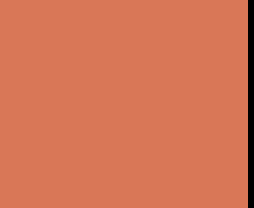
#> input picture reels/humano_spark.png, 127 x 104 px (shown 2 times larger)
$ python -i render_deportes_datos_ia_v3_flotante.py   (imports and definitions only)
#> lines starting #> are read from the running program, lines starting #| are printed output that depends on the picture; after the words box and inside, x2 and y2 are one past the last pixel; in counts of white or black regions, pixels touching at a corner belong together
import json, subprocess, sys, math, re, wave, difflib
import numpy as np
from PIL import Image, ImageDraw, ImageFont, ImageFilter

S = "/tmp/claude-0/-home-user-a/4adeb0ae-e86a-540e-91ea-dcf609d3b0a6/scratchpad"
P = f"{S}/p21"
GUY = "/root/.claude/uploads/4adeb0ae-e86a-540e-91ea-dcf609d3b0a6/5bd9bfc5-0C1608B5-3209-4102-A6AE-746C704DB7A3.mp4"
OUT = sys.argv[1]
# [1 line that did not run here, left out]
W, H, FPS = 1080, 1920, 30
RED = (229, 22, 34); WHITE = (255, 255, 255)
PAGE = (31, 30, 29); CARD = (44, 43, 41); BORDER = (72, 70, 67); TXT = (236, 235, 228); MUTED = (160, 158, 150)
ORANGE = (217, 119, 87); GREEN = (82, 196, 120)
BRAND = {"Perplexity": (32, 128, 141), "Firecrawl": (240, 90, 40), "PostHog": (245, 140, 20), "Playwright": (46, 160, 90), "Composio": (124, 92, 246)}
FD = "/usr/share/fonts/opentype/inter/"
def font(n, s): return ImageFont.truetype(FD + n, int(s))
def serif(s): return ImageFont.truetype("/usr/share/fonts/truetype/crosextra/Caladea-Regular.ttf", int(s))
def fa(s): return ImageFont.truetype(f"{S}/fa/fa-solid.ttf", int(s))
POP = "/home/user/a/reels/fonts/Poppins-800.ttf"
EMOJI = "/usr/share/fonts/truetype/noto/NotoColorEmoji.ttf"
# [1 line not run here, left out]
def spark(h): return SPARK.resize((int(SPARK.width * h / SPARK.height), int(h)), Image.LANCZOS)


# ---------------- cuts -------------------------------------------------------------
SIL = [(0.00, 0.58), (4.97, 5.11), (6.75, 6.90), (10.07, 10.45), (12.33, 12.70), (13.86, 13.99), (14.50, 14.84), (17.44, 17.79),
       (19.84, 20.01), (22.05, 22.38), (24.76, 24.89), (25.10, 25.45), (25.96, 26.32), (31.60, 31.98), (32.61, 32.77), (33.02, 33.32),
       (35.10, 35.23), (37.84, 38.08), (39.61, 39.89), (41.17, 41.41)]
END = 44.08; PAD = 0.04
KEEP = []; cur = max(0, SIL[0][1] - PAD)
# [3 lines not run here, left out]
KEEP = [(round(a * 30) / 30, round(b * 30) / 30) for a, b in KEEP]
def m(t):
    o = 0.0
    for a, b in KEEP:
        if t <= a: return o
        if t < b: return o + t - a
        o += b - a
    return o
NF = sum(round(b * 30) - round(a * 30) for a, b in KEEP); TOTAL = NF / FPS
def fo(t): return int(round(m(t) * FPS))

# ---------------- captions ----------------------------------------------------------
# [1 line not run here, left out]
def norm(s): return re.sub(r"[^\wáéíóúñü]", "", s.lower())
SEGS = [
    (0.58, 10.07, "Ahora tienes una oportunidad increíble para dar servicios a equipos de fútbol, escuelas de entrenamiento, cualquier tipo de deporte, porque les puedes dar el servicio de"),
    (10.45, 14.50, "monitorización de datos de sus jugadores, atletas, etcétera."),
    (14.84, 17.44, "Usando inteligencia artificial y visión computacional"),
    (17.79, 25.96, "podemos medir cosas en tiempo real, o incluso personas que hagan apuestas online también pueden usar esta tecnología para tomar mejores decisiones."),
    (26.32, 33.02, "Como parece algo complicado y no lo es, he preparado un contenido paso a paso para que tú sepas cómo tú puedes detectar"),
    (33.32, 39.61, "datos de partidos en directo, de vídeos o incluso cualquier tipo de cámara que esté grabando cualquier espacio."),
    (39.89, 44.08, "Te he dejado el contenido aquí, así que comenta aquí DEPORTE, que te lo haré llegar."),
]
# [17 lines left out: function align, not called in this run]
WORDS = []
# [1 line not run here, left out]
HL = [["DEPORTE"]]
PUNCT = re.compile(r"[.,?:!]$")
def hl_at(i):
    if WORDS[i][0].startswith("DEPORTE"): return ["DEPORTE"]
    return next((p for p in HL if p != ["DEPORTE"] and [norm(w[0]) for w in WORDS[i:i + len(p)]] == p), None)
chunks = []; i = 0
# [20 lines not run here, left out]

FC = font("InterDisplay-Bold.otf", 62); FK = font("InterDisplay-Black.otf", 120)
# [16 lines left out: function make_caption, not called in this run]
# [1 line not run here, left out]

# ---------------- helpers ----------------------------------------------------------
def ease_out_back(x, s=1.7):
    x = min(max(x, 0), 1) - 1; return 1 + (s + 1) * x ** 3 + s * x ** 2
def ease_out_cubic(x):
    x = min(max(x, 0), 1); return 1 - (1 - x) ** 3
def ease_io(x):
    x = min(max(x, 0), 1); return x * x * (3 - 2 * x)
# [5 lines left out: function paste, not called in this run]
def pop(k, n=7): return 0.75 + 0.25 * ease_out_back(k / n), min(1, k / 3 + 0.2), (1 - ease_out_cubic(k / n)) * 26
# [17 lines left out: functions emoji, white_boxes, not called in this run]
CHECK = chr(0xf00c)
def rr(d, box, r, **kw): d.rounded_rectangle(box, r, **kw)


# [6 lines left out: function it, not called in this run]
PAGE = (31, 30, 29); CB_BG = (44, 43, 41); CB_BORDER = (70, 69, 66); CB_TEXT = (236, 235, 228)
CB_MUTED = (156, 154, 146); CB_CHIP = (66, 65, 62); CB_GROUP = (52, 51, 49); BUBBLE = (20, 20, 19)
CLAUDE_ORANGE = (217, 119, 87)
SS = 2
F_UI = font("Inter-Medium.otf", 26 * SS); F_UI2 = font("Inter-Regular.otf", 26 * SS)
FT = font("Inter-Regular.otf", 32 * SS); FR = font("Inter-Regular.otf", 33 * SS)
LH = 46

# ---------------- audio ------------------------------------------------------------
SR = 48000
# [39 lines left out: functions sfx, audio, guy_cmd, not called in this run]


# ================= Full-screen presenter with a floating b-roll card above his head =================
U_ = "/root/.claude/uploads/4adeb0ae-e86a-540e-91ea-dcf609d3b0a6"
CARD_H = 220; CARD_CY = 336                 # card spans ~y 226-446: inside the safe area, above the caption
FOOT = f"{U_}/5f52439c-ssstwitter.com_1794302609400.mp4"
TENN = f"{U_}/4cb536e6-ssstwitter.com_1794302242925.mp4"
# football: match and tactical map side by side, so both read well in a short card
FOOT_FC = (f"[0:v]fps={FPS},split[a][b];[a]crop=1920:930:0:150,scale=454:{CARD_H}:flags=lanczos[m];"
           f"[b]crop=1760:1000:80:1110,scale=388:{CARD_H}:flags=lanczos,pad=400:{CARD_H}:12:0:color=0x0E0E10[n];[m][n]hstack,format=rgb24[o]")
TENN_FC = f"[0:v]fps={FPS},scale=392:{CARD_H}:flags=lanczos,format=rgb24[o]"
CLIPS = [(FOOT, 854, CARD_H, FOOT_FC), (TENN, 392, CARD_H, TENN_FC)]
CAP_FULL = 498                              # caption between the card and his head
KEY_Y = 336                                 # keyword takes the card's place at the end
F_END = fo(39.89)                           # CTA: card leaves, only him + caption + keyword
# [1 line that did not run here, left out]

def clip_reader(path, fc):
    return subprocess.Popen(["ffmpeg", "-v", "error", "-i", path, "-filter_complex", fc, "-map", "[o]", "-f", "rawvideo", "-"],
                            stdout=subprocess.PIPE, bufsize=10 ** 8)
class Playlist:
    def __init__(s): s.i = 0; s.p = clip_reader(CLIPS[0][0], CLIPS[0][3]); s.start = 0
    # [6 lines left out: function next, not called in this run]
CARDS = {}
def card_frame(img):
    h, w = img.shape[:2]
    if (w, h) not in CARDS:
        pad = 40; mk = Image.new("L", (w, h), 0); ImageDraw.Draw(mk).rounded_rectangle((0, 0, w - 1, h - 1), 24, fill=255)
        sh = Image.new("RGBA", (w + 2 * pad, h + 2 * pad), (0, 0, 0, 0))
        ImageDraw.Draw(sh).rounded_rectangle((pad, pad + 10, pad + w, pad + h + 10), 24, fill=(0, 0, 0, 150))
        CARDS[(w, h)] = (mk, sh.filter(ImageFilter.GaussianBlur(16)), pad)
    mk, sh, pad = CARDS[(w, h)]
    out = sh.copy(); card_ = Image.fromarray(img).convert("RGBA"); card_.putalpha(mk)
    out.alpha_composite(card_, (pad, pad))
    ImageDraw.Draw(out).rounded_rectangle((pad, pad, pad + w - 1, pad + h - 1), 24, outline=(255, 255, 255, 70), width=2)
    return out

# [8 lines left out: function audio_mix, not called in this run]
def events():
    return [("pluck", 0.05), ("whoosh", F_END / FPS), ("boom", KEY["f0"] / FPS)]

# [38 lines left out: function main, not called in this run]

# [3 lines not run here, left out]

>>> import cv2
>>> picture = cv2.imread('humano_spark.png', cv2.IMREAD_GRAYSCALE)
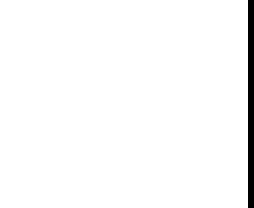
#> picture: shape (104, 127) (shown 2 times larger); values 0 (black) and 144 (white), 97.6% white; 1 black region, box (x1, y1, x2, y2) and area: (124, 0, 127, 104) 312
>>> result = card_frame(picture)
#> in card_frame, `mk = Image.new('L', (w, h), 0)`: mk: PIL image 127x104 L; every value is 0
#> in card_frame, `ImageDraw.Draw(mk).rounded_rectangle((0, 0, w - 1, h - 1), 24, fill=25`:
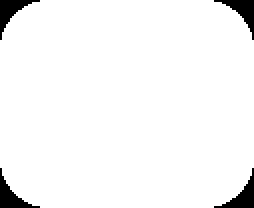
#> mk: PIL image 127x104 L (shown 2 times larger); 96% white; 4 black regions, box (x1, y1, x2, y2) and area: (0, 0, 20, 20) 131, (107, 0, 127, 20) 131, (0, 84, 20, 104) 131, (107, 84, 127, 104) 131
#> in card_frame, `sh = Image.new("RGBA", (w + 2 * pad, h + 2 * pad), (0, 0, 0, 0))`: sh: PIL image 207x184 RGBA; every value is 0
#> in card_frame, `ImageDraw.Draw(sh).rounded_rectangle((pad, pad + 10, pad + w, pad + h ..`:
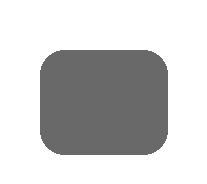
#> sh: PIL image 207x184 RGBA; mean R, G, B, A 0, 0, 0, 50.9; transparent parts drawn white
#> in card_frame, `mk, sh, pad = CARDS[(w, h)]`:
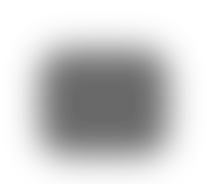
#> sh: PIL image 207x184 RGBA; mean R, G, B, A 0, 0, 0, 50.8; transparent parts drawn white
#> in card_frame, `mk, sh, pad = CARDS[(w, h)]`: pad = 40
#> in card_frame, `card_ = Image.fromarray(img).convert('RGBA')`:
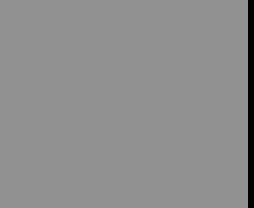
#> card_: PIL image 127x104 RGBA (shown 2 times larger); mean R, G, B, A 140.6, 140.6, 140.6, 255
#> in card_frame, `card_.putalpha(mk)`:
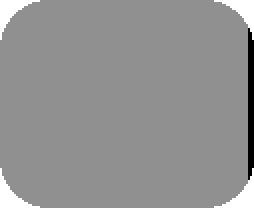
#> card_: PIL image 127x104 RGBA (shown 2 times larger); mean R, G, B, A 140.6, 140.6, 140.6, 244.9; transparent parts drawn white
#> in card_frame, `out.alpha_composite(card_, (pad, pad))`:
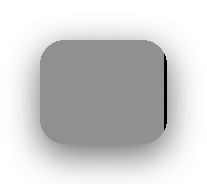
#> out: PIL image 207x184 RGBA; mean R, G, B, A 47.2, 47.2, 47.2, 97; transparent parts drawn white
